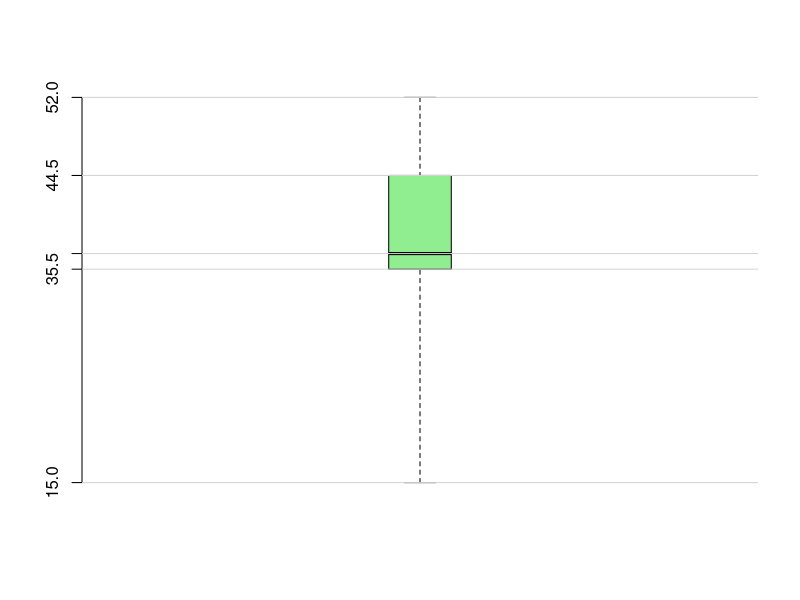
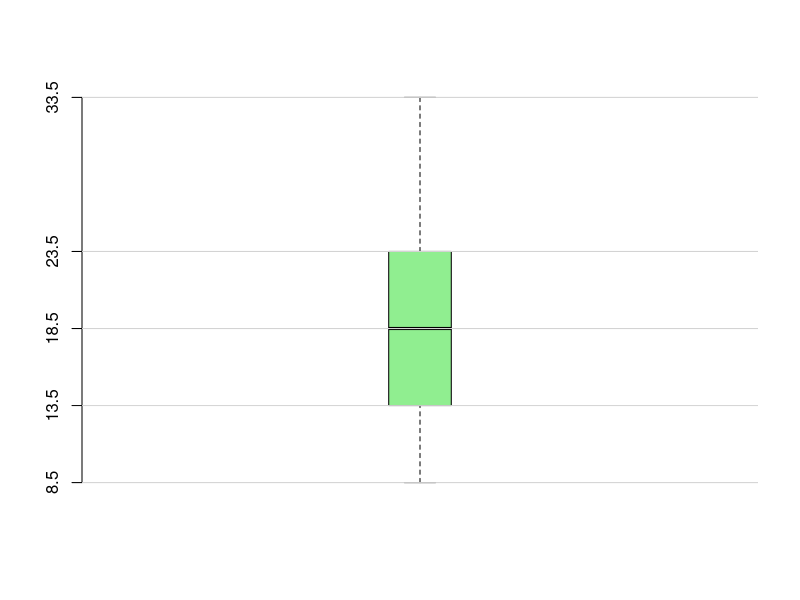
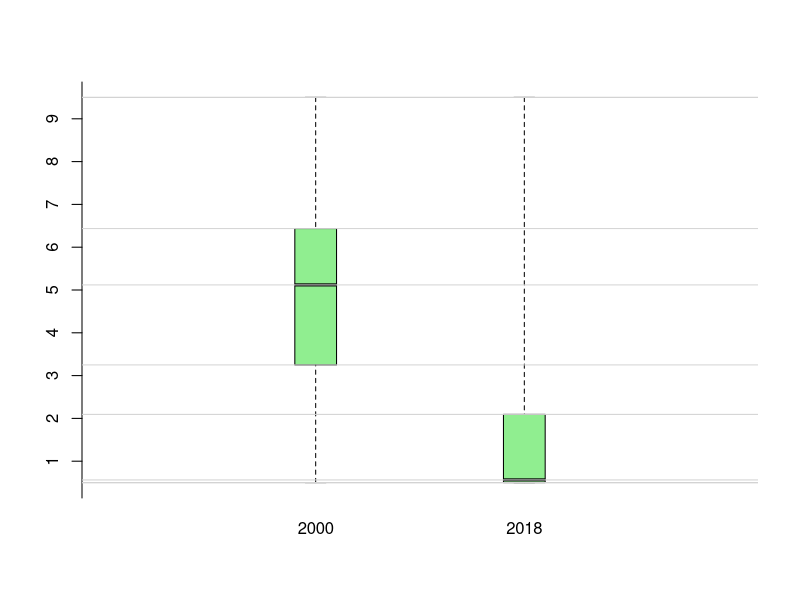
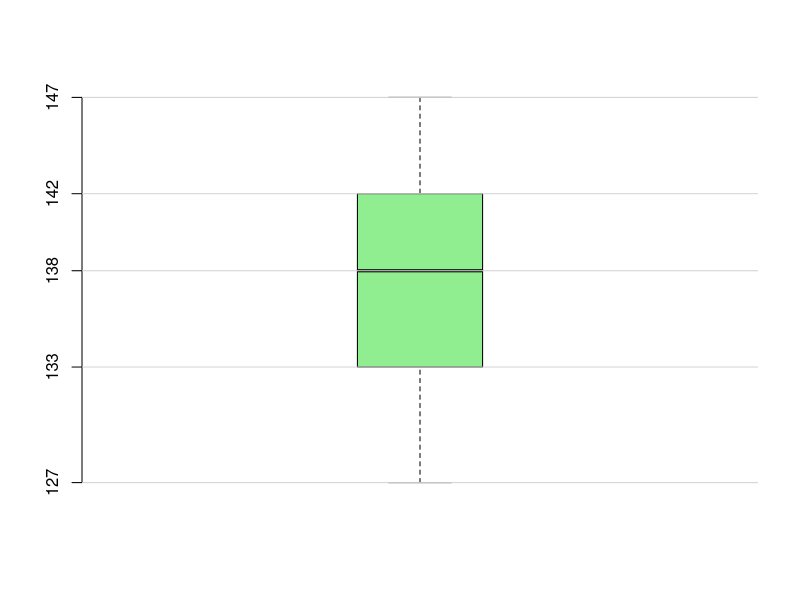
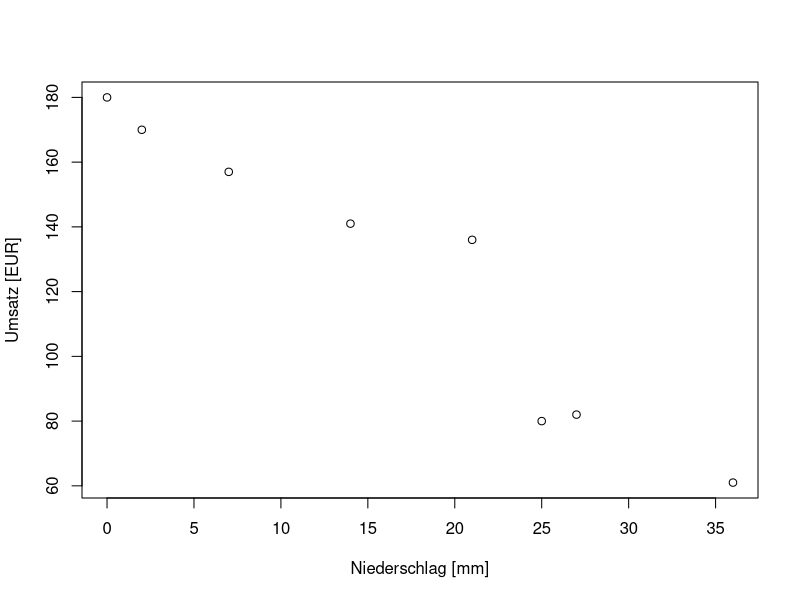
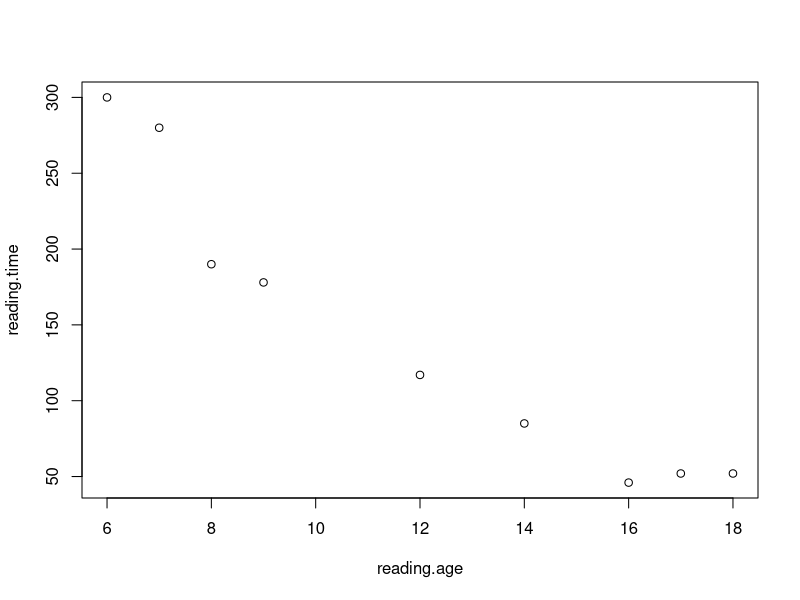

Reproduce these figures in R, in order.
## ---- chunk 1
knitr::opts_chunk$set(echo = TRUE)
## ---- chunk 2
groupedQuantile <- function(breaks, distribution, p){
  distribution.cumsum <- cumsum(distribution)
  Np <- sum(distribution) * p
  
  for(i in 2:length(distribution.cumsum)) {
    if( distribution.cumsum[i-1] <= Np && distribution.cumsum[i] >= Np ){
      e <- breaks[i-1]
      d <- breaks[i] - breaks[i-1]
      f <- distribution[i]
      Fi <- distribution.cumsum[i-1]
      
      return(e + d / f * (Np - Fi))
    }
  }
  
  return((breaks[1] + breaks[2]) / 2)
}

NVar <- function(x){
  x.mean <- mean(x)
  nvar <- sum((x - x.mean)^2) / length(x)
  return(nvar)
}

Nsd <- function(x){
  nvar <- NVar(x)
  nsd <- sqrt(nvar)
  return(nsd)
}

NCov <- function(x, y){
  x.mean <- mean(x)
  y.mean <- mean(y)
  
  ncov <- sum((x - x.mean) * (y - y.mean)) / length(x)
  return(ncov)
}
## ---- chunk 3
traveledDistance <- c(39, 35, 25, 37, 15, 36, 50, 52, 37, 51, 39)
traveledDistance.boxplot <- boxplot(traveledDistance, plot = FALSE, range = 0) 
traveledDistance.plotvalues <- c(traveledDistance.boxplot$stats) 
names(traveledDistance.plotvalues) <- c("Minimum", "p0.25", "Median", "p0.75", "Maximum")
traveledDistance.plotvalues
## ---- chunk 4
boxplot(traveledDistance, col="lightgreen", axes = FALSE, boxwex=0.2, range = 0)
axis(2, at = traveledDistance.plotvalues)
abline(h = traveledDistance.plotvalues, col = "lightgray")
## ---- chunk 5
generic.breaks <- c(1, 6, 11, 16, 21, 26, 31, 36)
generic.breaks.length <- length(generic.breaks)
generic.c <- c(0, 4, 24, 40, 20, 4, 8)
generic.xi <- (generic.breaks[1:generic.breaks.length-1] + generic.breaks[2:generic.breaks.length]) / 2
generic.boxplot.data <- rep(generic.xi, times = generic.c)

generic.boxplot <- boxplot(generic.boxplot.data, plot = FALSE, range = 0) 
generic.boxplot.stats <- c(generic.boxplot$stats) 
names(generic.boxplot.stats) <- c("Minimum", "p0.25", "Median", "p0.75", "Maximum")

generic.xi
generic.boxplot.stats
## ---- chunk 6
boxplot(generic.boxplot.data, col="lightgreen", axes = FALSE, boxwex=0.2, range = 0)
axis(2, at = generic.boxplot.stats)
abline(h = generic.boxplot.stats, col = "lightgray")
## ---- chunk 7
rats.a <- c(99, 103, 106, 93, 98)
rats.b <- c(9.6, 10.2, 10.1, 9.7, 11.6)
rats.a.mean <- sum(rats.a) / length(rats.a)
rats.b.mean <- sum(rats.b) / length(rats.b)
rats.a.var <- sum((rats.a - rats.a.mean)^2) / length(rats.a)
rats.b.var <- sum((rats.b - rats.b.mean)^2) / length(rats.b)
rats.a.sd <- sqrt(rats.a.var)
rats.b.sd <- sqrt(rats.b.var)
rats.a.cv <- rats.a.sd / rats.a.mean
rats.b.cv <- rats.b.sd / rats.b.mean

names(rats.a.cv) <- c("Cv [%] for A")
names(rats.b.cv) <- c("Cv [%] for B")

c(rats.a.cv, rats.b.cv) * 100
## ---- chunk 8
pupils.original <- rep(74, times = 28)
pupils.after <- c(rep(74, times = 27), 50)

pupils.result <- c(mean(pupils.original), mean(pupils.after))
pupils.result <- c(pupils.result, 
                   round(pupils.result[2] / pupils.result[1] * 100, 2))
names(pupils.result) <- c("Davor", "Danach", "Änderung [%]")
## ---- chunk 9
pupils.result
## ---- chunk 10
radio.breaks <- c(0, 1, 2, 3, 4, 5, 6, 7, 8, 9, 10)
radio.2000 <- c(5, 3, 10, 9, 13, 18, 21, 27, 10, 5)
radio.2018 <- c(35, 24 ,13, 8, 9, 4, 2, 0, 0, 2)
radio.xi <- (radio.breaks[1:length(radio.breaks)-1] + 
               radio.breaks[2:length(radio.breaks)]) / 2
radio.2000.mean <- sum(radio.2000 * radio.xi) / sum(radio.2000)
radio.2018.mean <- sum(radio.2018 * radio.xi) / sum(radio.2018)

radio.2000.median <- groupedQuantile(radio.breaks, radio.2000, 0.5)
radio.2018.median <- groupedQuantile(radio.breaks, radio.2018, 0.5)

radio.2000.var <- sum((radio.2000 * radio.xi - radio.2000.mean)^2) / sum(radio.2000)
radio.2018.var <- sum((radio.2018 * radio.xi - radio.2018.mean)^2) / sum(radio.2018)

radio.2000.sd <- sqrt(radio.2000.var)
radio.2018.sd <- sqrt(radio.2018.var)

radio.2000.quater <- groupedQuantile(radio.breaks, radio.2000, 0.75)
radio.2018.quater <- groupedQuantile(radio.breaks, radio.2018, 0.75)

radio.2000.boxplot.data <- c(
  min(radio.xi), max(radio.xi), radio.2000.median, 
  groupedQuantile(radio.breaks, radio.2000, 0.25),
  groupedQuantile(radio.breaks, radio.2000, 0.75)
)

radio.2018.boxplot.data <- c(
  min(radio.xi), max(radio.xi), radio.2018.median, 
  groupedQuantile(radio.breaks, radio.2018, 0.25),
  groupedQuantile(radio.breaks, radio.2018, 0.75)
)

radio.2000.boxplot.stats <- boxplot(
  radio.2000.boxplot.data, plot = FALSE, range = 0)$stats
radio.2018.boxplot.stats <- boxplot(
  radio.2018.boxplot.data, plot = FALSE, range = 0)$stats

radio.data <- data.frame(
  "Radio 2000" = c("Mittelwert" = radio.2000.mean, 
                   "Median" = radio.2000.median,
                   "Modale Klasse" = 8, 
                   "SD" = radio.2000.sd, 
                   "25% liegen über" = radio.2000.quater),
  "Radio 2018" = c("Mittelwert" = radio.2018.mean, 
                   "Median" = radio.2018.median,
                   "Modale Klasse" = 1, 
                   "SD" = radio.2018.sd, 
                   "25% liegen über" = radio.2018.quater)
)

## ---- chunk 11
radio.data
## ---- chunk 12
boxplot(radio.2000.boxplot.data, col="lightgreen", axes = FALSE, boxwex=0.4, 
        range = 0, xlim = c(1, 4), at=2)
boxplot(radio.2018.boxplot.data, col="lightgreen", boxwex=0.4, axes = FALSE, 
        range = 0, add = TRUE, at=3)
axis(1, at = c(2, 3), labels = c("2000", "2018"), tick = FALSE)
axis(2, at = 0:(max(c(radio.2000.boxplot.stats, radio.2018.boxplot.stats)) + 1))
       #c(radio.2000.boxplot.stats, radio.2018.boxplot.stats))
abline(h = c(radio.2000.boxplot.stats, radio.2018.boxplot.stats), col = "lightgray")
## ---- chunk 13
haemoglobin.min <- 127
haemoglobin.max <- 147
haemoglobin.firstquarter <- 133
haemoglobin.thirdquarter <- 142
haemoglobin.median <- 138

haemoglobin.data <- data.frame(
  "Hämoglobin" = c(
    "Min" = haemoglobin.min,
    "Max" = haemoglobin.max,
    "Median" = haemoglobin.median,
    "25%" = haemoglobin.firstquarter,
    "75%" = haemoglobin.thirdquarter,
    "60% liegen über" = 136
  )
)

haemoglobin.boxplot.data <- c(
    "Min" = haemoglobin.min,
    "Max" = haemoglobin.max,
    "Median" = haemoglobin.median,
    "25" = haemoglobin.firstquarter,
    "75" = haemoglobin.thirdquarter
)

haemoglobin.data
## ---- chunk 14
boxplot(haemoglobin.boxplot.data, axes = FALSE, range = 0, boxwex = 0.4, col = "lightgreen")
axis(2, at=haemoglobin.boxplot.data)
abline(h = haemoglobin.boxplot.data, col = "lightgray")
## ---- chunk 15
bath.rain <- c(0, 7, 14, 21, 25, 27, 36, 2)
bath.turnover <- c(180, 157, 141, 136, 80, 82, 61, 170)

bath.rain.mean <- mean(bath.rain)
bath.turnover.mean <- mean(bath.turnover)

bath.rain.var <- NVar(bath.rain)
bath.turnover.var <- NVar(bath.turnover)

bath.rain.sd <- Nsd(bath.rain)
bath.turnover.sd <- Nsd(bath.turnover)

bath.cov <- NCov(bath.rain, bath.turnover)
names(bath.cov) <- c("Kovarianz")

bath.r <- bath.cov / (bath.rain.sd * bath.turnover.sd)
names(bath.r) <- c("Korrelationskoeffizient")
## ---- chunk 16
plot(bath.rain, bath.turnover, 
     xlab = "Niederschlag [mm]",
     ylab = "Umsatz [EUR]")
## ---- chunk 17
c(bath.cov, bath.r)
## ---- chunk 18
salary.mean <- 1029
salary.6.mean <- 1234
salary.var <- 927
salary.6.var <- 1519
salary.cov <- 810

salary.b <- salary.cov / salary.var
salary.a <- salary.6.mean - salary.b * salary.mean

paste("Intercept: ", salary.a)
paste("Slope: ", salary.b)

result <- salary.a + salary.b * 1380
paste(result)
paste(round(result), "€")
## ---- chunk 19
reading.age <- c(7, 6, 8, 9, 14, 12, 17, 16, 18)
reading.time <- c(280, 300, 190, 178, 85, 117, 52, 46, 52)

reading.r <- NCov(reading.age, reading.time) / Nsd(reading.age)
reading.age.var <- NVar(reading.age)
reading.age.b <- NCov(reading.age, reading.time) / reading.age.var
reading.age.a <- mean(reading.time) - reading.age.b * mean(reading.age)
reading.age.predict <- function(age){
  return(
    reading.age.a + reading.age.b * age
  )
}

plot(reading.age, reading.time)
abline(lm(reading.age ~ reading.time))
## ---- chunk 20
reading.r
## ---- chunk 21
reading.age.predict(56)
## ---- chunk 22
coffee.A <- c(8, 9, 8, 10, 6)
coffee.B <- c(7, 5, 7, 10, 6)
coffee.cov <- NCov(coffee.A, coffee.B)
coffee.A.sd <- Nsd(coffee.A)
coffee.B.sd <- Nsd(coffee.B)
coffee.r <- coffee.cov / (coffee.A.sd * coffee.B.sd)
c("Bravais-Pearson r" = round(coffee.r, 2),
    "A" = paste(coffee.A, collapse = ","),
    "B" = paste(coffee.B, collapse = ","))

coffee.A <- rank(c(8, 9, 8, 10, 6))
coffee.B <- rank(c(7, 5, 7, 10, 6))
coffee.cov <- NCov(coffee.A, coffee.B)
coffee.A.sd <- Nsd(coffee.A)
coffee.B.sd <- Nsd(coffee.B)
coffee.r <- coffee.cov / (coffee.A.sd * coffee.B.sd)
c("Spearman r" = round(coffee.r, 2),
    "A" = paste(coffee.A, collapse = ","),
    "B" = paste(coffee.B, collapse = ","))
## ---- chunk 23
speed.kmh <- c(130, 100, 110, 120, 130)
death <- c(4.1, 4.7, 4.3, 5.1, 6.1)
speed.mph <- speed.kmh * 0.621371

speed.kmh.r <- NCov(speed.kmh, death) / (Nsd(speed.kmh) * Nsd(death))
speed.mph.r <- NCov(speed.mph, death) / (Nsd(speed.mph) * Nsd(death))
## ---- chunk 24
speed.kmh
## ---- chunk 25
speed.kmh.r
## ---- chunk 26
speed.mph
## ---- chunk 27
speed.mph.r
